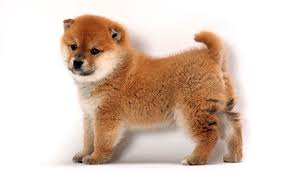
#> input picture shibe.jpg, 293 x 172 px, found by its file name
$ jupyter execute --allow-errors Image_Transformations_With_OpenCV.ipynb   (shell and % lines are left out)
#> lines starting #> are read from the running program, lines starting #| are printed output that depends on the picture
[cell 1]
import cv2
import numpy as np
image = cv2.imread('/content/drive/MyDrive/shibe/shibe.jpg')
#> image is the input picture: shape (172, 293, 3); mean B, G, R 185.8, 199.8, 220.3

[cell 2]
# loading and displaying the image
from google.colab.patches import cv2_imshow
cv2_imshow(image)
cv2.waitKey()

[cell 3]
# checking the data structure
print(image.shape)
#| (172, 293, 3)
print(image.size)
#| 151188
print(type(image))
#| <class 'numpy.ndarray'>

[cell 4]
# converting to gray scale
gray = cv2.cvtColor(image, cv2.COLOR_BGR2GRAY)
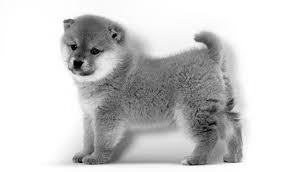
#> gray: shape (172, 293); min 0, max 255, mean 204.4
cv2_imshow(gray)

#> (a cell that did not finish here is left out)

#> (a cell that did not finish here is left out)

**Image Translation**

[cell 7]
# shifting an image into a frame
num_rows, num_cols = image.shape[:2]
#> num_rows = 172; num_cols = 293
translation_matrix = np.float32([ [1,0,70], [0,1,110] ])
img_translation = cv2.warpAffine(image, translation_matrix, (num_cols, num_rows), cv2.INTER_LINEAR)
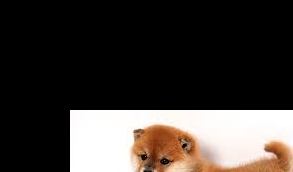
#> img_translation: shape (172, 293, 3); mean B, G, R 53.2, 57.1, 62.9

Displaying the translated image

[cell 8]
cv2_imshow(img_translation)

[cell 9]
# setting the image without cropping the image in the middle of the frame
translation_matrix = np.float32([ [1,0,-30], [0,1,-50] ])
img_translation = cv2.warpAffine(img_translation, translation_matrix, (num_cols + 70 + 30, num_rows + 110 + 50))
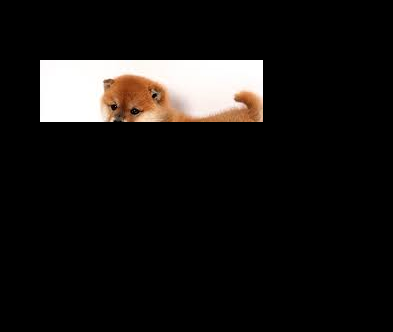
#> img_translation: shape (332, 393, 3); mean B, G, R 20.5, 22, 24.3
cv2_imshow(img_translation)

**Image Rotation**

[cell 10]
# rotating the image by a certain angle
img_rotation = cv2.warpAffine(image, cv2.getRotationMatrix2D((num_cols/2, num_rows/2), 30, 0.6), (num_cols, num_rows))
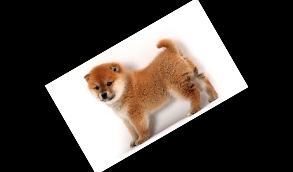
#> img_rotation: shape (172, 293, 3); mean B, G, R 66.8, 71.9, 79.2
cv2_imshow(img_rotation)

**Image Scaling**

[cell 11]
# resizing the image according to the requirement
img_shrinked = cv2.resize(image,(350, 300), interpolation = cv2.INTER_AREA)
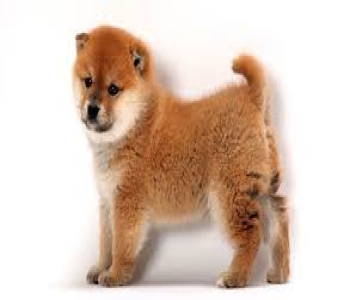
#> img_shrinked: shape (300, 350, 3); mean B, G, R 185.8, 199.8, 220.3
cv2_imshow(img_shrinked)

**Enlarging the image size**

[cell 12]
img_enlarged = cv2.resize(img_shrinked,None,fx=1.5, fy=1.5, interpolation = cv2.INTER_CUBIC)
cv2_imshow(img_enlarged)

**Image Transformation Types**

**Affine Transformation**

[cell 13]
# It works by preserving the lengths and angles
src_points = np.float32([[0,0], [num_cols-1,0], [0,num_rows-1]])
#> src_points = [[0, 0], [292, 0], [0, 171]]
dst_points = np.float32([[0,0], [int(0.6*(num_cols-1)),0], [int(0.4*(num_cols-1)),num_rows-1]])
#> dst_points = [[0, 0], [175, 0], [116, 171]]
matrix = cv2.getAffineTransform(src_points, dst_points)
#> matrix = [[0.599, 0.678, 0], [0, 1, 0]]
img_afftran = cv2.warpAffine(image, matrix, (num_cols,num_rows))
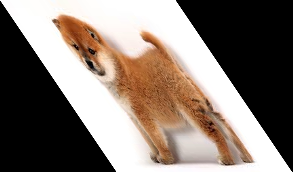
#> img_afftran: shape (172, 293, 3); mean B, G, R 111.4, 119.8, 132.1

[cell 14]
# Displaying the image and transformed image.
cv2_imshow(image)
cv2_imshow(img_afftran)

[cell 15]
# making a mirror image of the original image
src_points = np.float32([[0,0], [num_cols-1,0], [0,num_rows-1]])
dst_points = np.float32([[num_cols-1,0], [0,0], [num_cols-1,num_rows-1]])
matrix = cv2.getAffineTransform(src_points, dst_points)
img_afftran = cv2.warpAffine(image, matrix, (num_cols,num_rows))
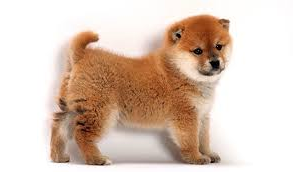
#> img_afftran: shape (172, 293, 3); mean B, G, R 185.8, 199.8, 220.3
cv2_imshow(image)
cv2_imshow(img_afftran)

**Projective Transformation**

[cell 16]
# It works on the projective view option where we see an object from its every plane
src_points = np.float32([[0,0], [num_cols-1,0], [0,num_rows-1], [num_cols-1,num_rows-1]])
dst_points = np.float32([[0,0], [num_cols-1,0], [int(0.33*num_cols),num_rows-1], [int(0.66*num_cols),num_rows-1]])
projective_matrix = cv2.getPerspectiveTransform(src_points, dst_points)
img_protran = cv2.warpPerspective(image, projective_matrix, (num_cols,num_rows))
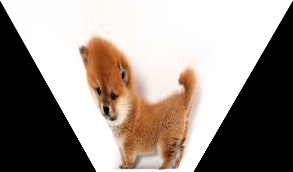
#> img_protran: shape (172, 293, 3); mean B, G, R 138.4, 145.4, 155.6

[cell 17]
cv2_imshow(img_protran)

**Image Wrapping**

[cell 18]
import math
rows, cols = image.shape[:2]

# Vertical wave

img_output = np.zeros(img_afftran.shape, dtype=image.dtype)
for i in range(rows):
    for j in range(cols):
        offset_x = int(25.0 * math.sin(2 * 3.14 * i / 180))
        offset_y = 0
        if j+offset_x < rows:
            img_output[i,j] = img_afftran[i,(j+offset_x)%cols]
        else:
            img_output[i,j] = 0
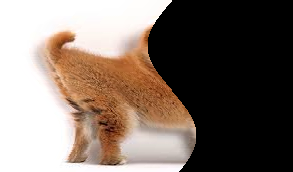
#> img_output: shape (172, 293, 3); mean B, G, R 103.9, 113.1, 126.7
